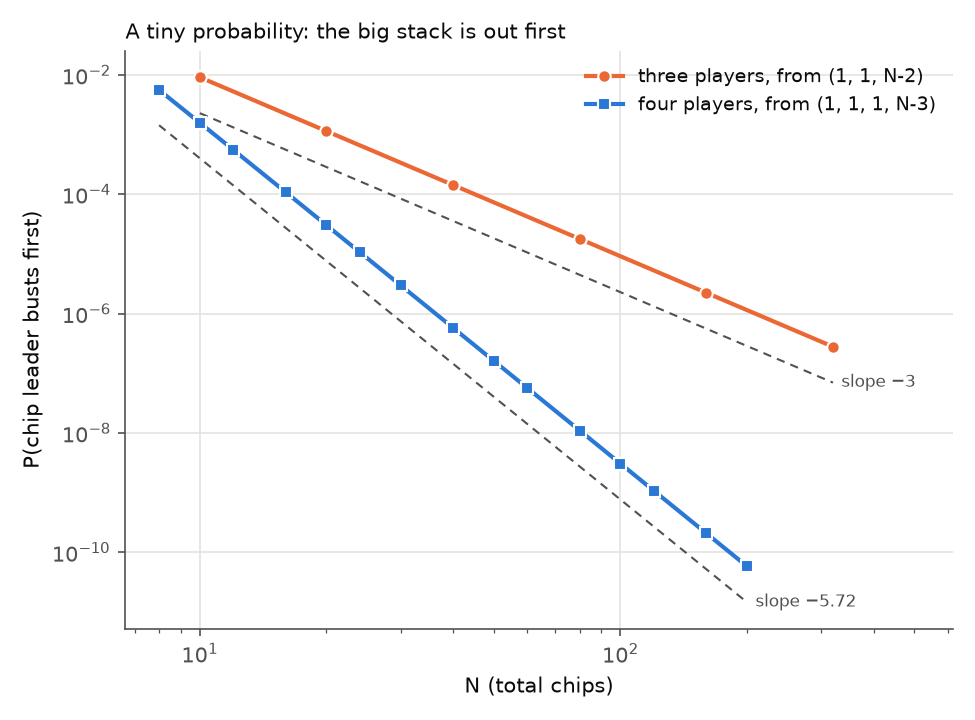

Source code (Python):
"""Figure for chunk 9: P(the chip leader busts first) against N, log-log.

Three players from (1, 1, N-2) (exactly N^-3 asymptotically) and four players from (1, 1, 1, N-3) (measured
exponent 5.72), with dashed guides of slope -3 and -5.72, drawn a factor 4 below each curve so both stay visible.
Reads results/e09_big_stack.csv only.
    python figures/f09_big_stack.py [--results DIR] [--outdir DIR]
"""
import argparse
import pathlib

import matplotlib

matplotlib.use("Agg")
import matplotlib.pyplot as plt
import numpy as np
import pandas as pd

INK, MUTED, GRID = "#0b0b0b", "#52514e", "#e4e3df"
SERIES = {3: ("#eb6834", "o", "three players, from (1, 1, N-2)", 3.0, r"slope $-3$"),
          4: ("#2a78d6", "s", "four players, from (1, 1, 1, N-3)", 5.72, r"slope $-5.72$")}


def main():
    parser = argparse.ArgumentParser()
    parser.add_argument("--results", default="results")
    parser.add_argument("--outdir", default="figures")
    args = parser.parse_args()
    df = pd.read_csv(pathlib.Path(args.results) / "e09_big_stack.csv")

    fig, ax = plt.subplots(figsize=(6.5, 4.8), dpi=150)
    for players, (color, marker, label, alpha, glabel) in SERIES.items():
        d = df[df["players"] == players].sort_values("N")
        if d.empty:
            continue
        ax.plot(d["N"], d["P"], color=color, marker=marker, linewidth=2, markersize=6, markeredgecolor="white",
                markeredgewidth=1, label=label, zorder=3)
        N = np.geomspace(d["N"].min(), d["N"].max(), 50)
        y = 0.25 * d["P"].iloc[-1] * (N / d["N"].iloc[-1]) ** -alpha
        ax.plot(N, y, color=MUTED, linestyle=(0, (4, 3)), linewidth=1, zorder=2)
        ax.annotate(glabel, xy=(N[-1], y[-1]), xytext=(4, 0), textcoords="offset points", color=MUTED, fontsize=8,
                    ha="left", va="center")
    ax.set_xscale("log")
    ax.set_yscale("log")
    ax.set_xlim(right=ax.get_xlim()[1] * 1.6)  # room for the guide labels
    ax.set_xlabel("N (total chips)", color=INK)
    ax.set_ylabel("P(chip leader busts first)", color=INK)
    ax.set_title("A tiny probability: the big stack is out first", color=INK, fontsize=10, loc="left")
    ax.grid(color=GRID, linewidth=0.8, which="major")
    for side in ("top", "right"):
        ax.spines[side].set_visible(False)
    for side in ("left", "bottom"):
        ax.spines[side].set_color(MUTED)
    ax.tick_params(colors=MUTED, which="both")
    ax.legend(frameon=False, fontsize=9, labelcolor=INK)
    fig.tight_layout()

    outdir = pathlib.Path(args.outdir)
    outdir.mkdir(parents=True, exist_ok=True)
    path = outdir / "f09_big_stack.png"
    fig.savefig(path)
    print(f"wrote {path}")


if __name__ == "__main__":
    main()
